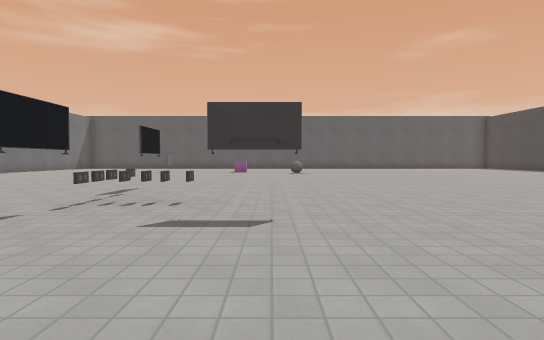
view 1 (above)

21 first-person views from a walk through a 3-D level made in the Godot game engine. The camera is 1.2 m above the floor, tilts 2° down and sees 80° across. Doors that lead somewhere are drawn open, without their leaves. The floor is counted in squares, 2 m on a side. Each view is taken from the middle of a square. On the plan, view 1 faces up. The plan holds only what a view shows up to about 10 squares ahead; the rest is blank. Some surface patterns are stand-ins.

view 2
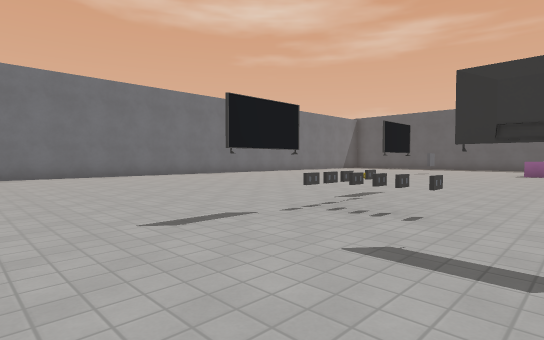

view 3
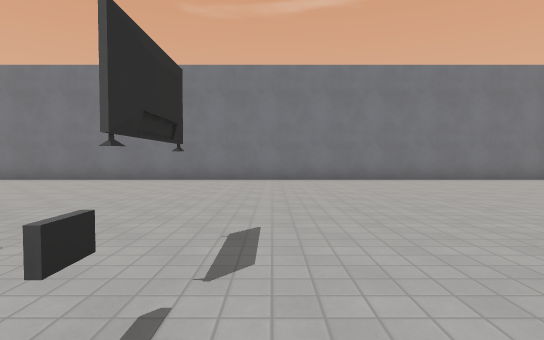

view 4
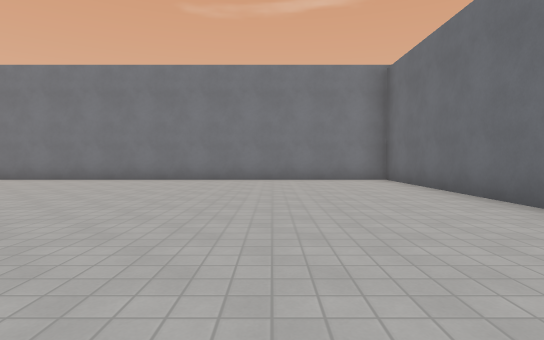

view 5
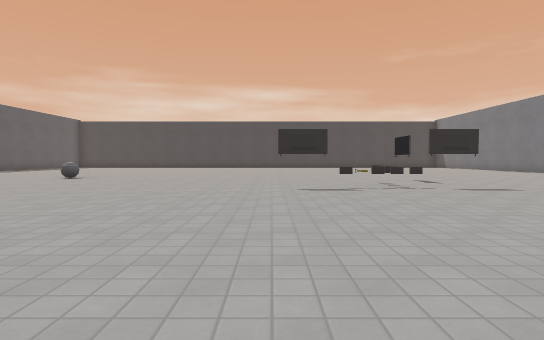

view 6
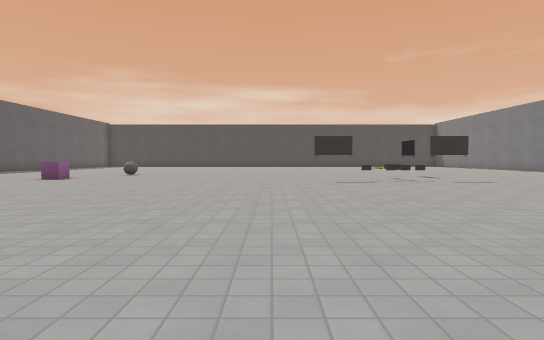

view 7
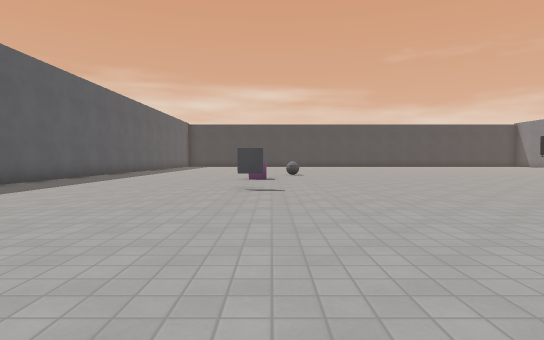

view 8
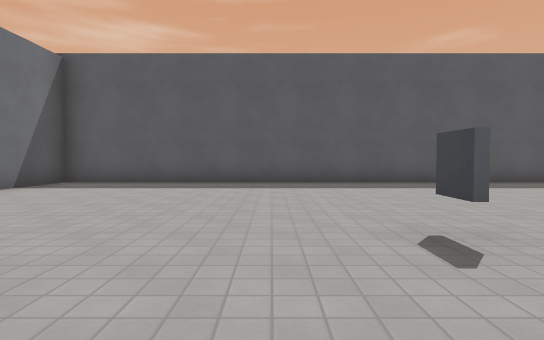

view 9
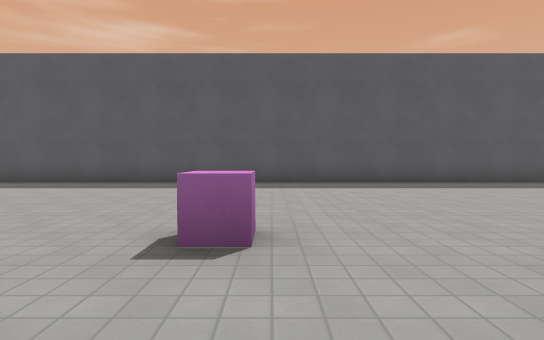

view 10
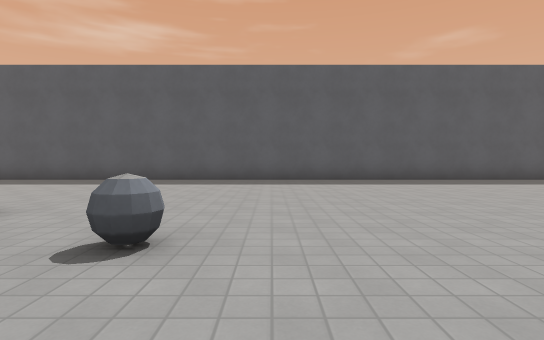

view 11
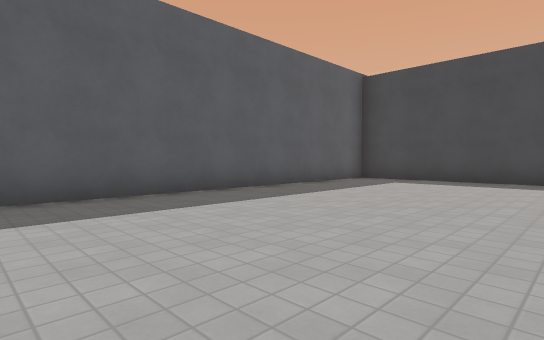

view 12
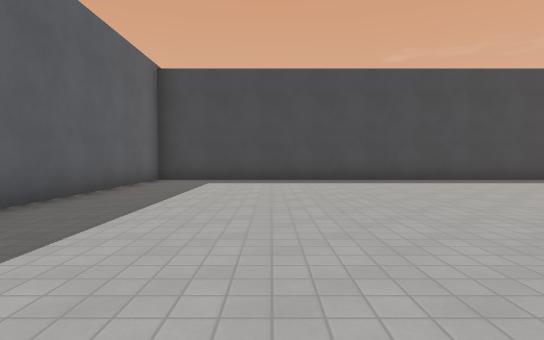

view 13
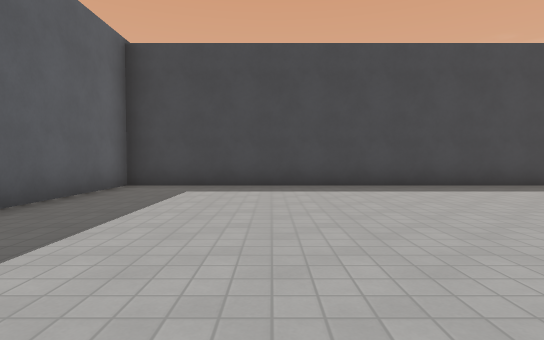

view 14
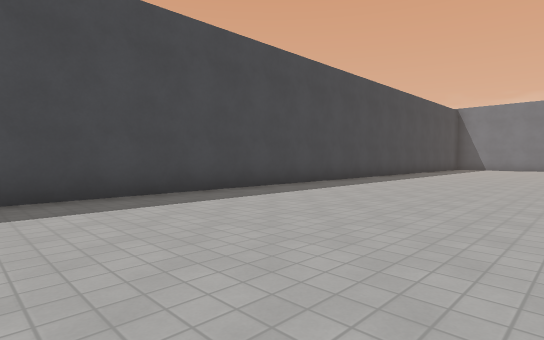

view 15
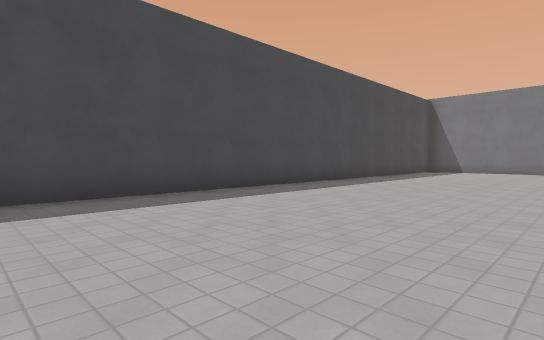

view 16
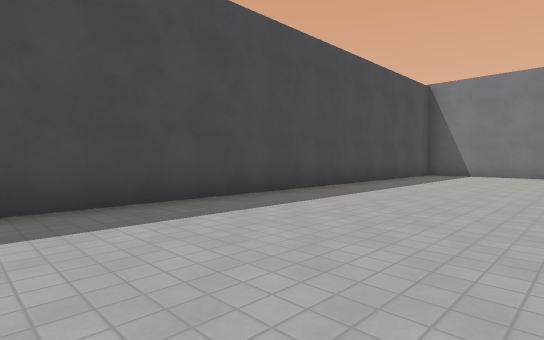

view 17
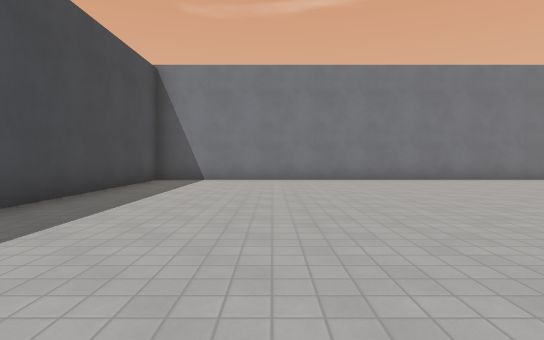

view 18
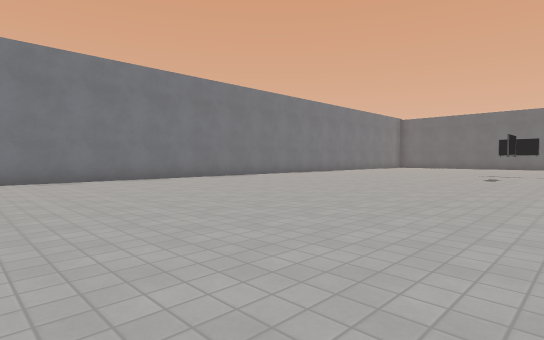

view 19
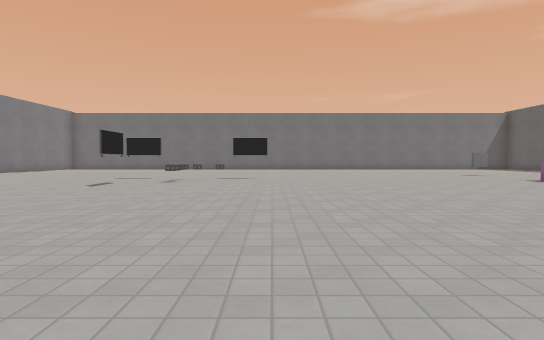

view 20
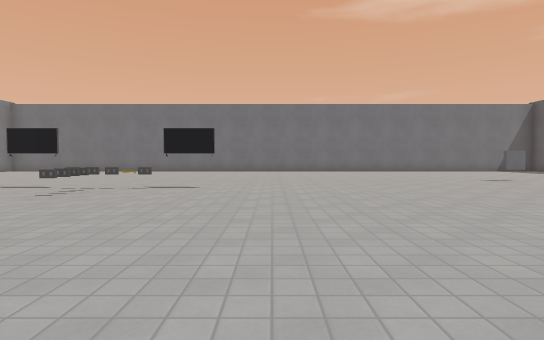

view 21
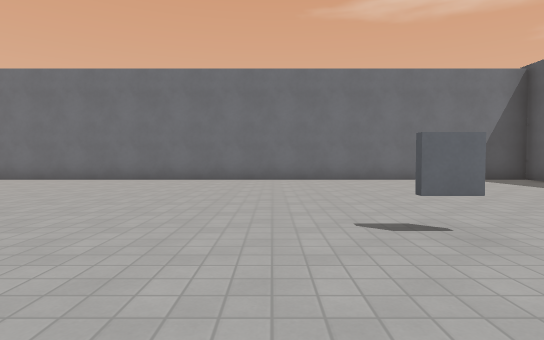

### Floor plan
Points are (right, up) in squares from view 1. A wall is a line through its corners. A room is listed if a view was taken in it or the views show most of it. See-through windows are left out.
Room 1 (views 1, 2, 3, 4, 5, 6, 7, 8, 9, 10, 11, 12, 13, 14, 15, 16, 17, 18, 19, 20, 21)
walls: (-4.6, 14.1) (-4.6, 14.8); (-4.5, 14.8) (-4.5, 14.1); (13.2, -4.2) (13.2, 20.2) (-11.3, 20.2) (-11.3, -4.2) (13.2, -4.2)
low walls: (-1.6, 4.3) (-2.1, 4.3); (-2.4, 4.6) (-2.4, 3.9) (-2.4, 4.6)
ways out: open door at (-2.5, 7.5)
objects: TV (-2, 3); other object (-2, 5); TV (-2, 6); TV (0, 3)

Where each view was taken, in squares from view 1:
view 1: 0 up, 0 right, facing up
view 2: 1 up, 0 right, facing up-left
view 3: 5 up, 3 left, facing down
view 4: 5 up, 8 left, facing down
view 5: 7 up, 9 left, facing right
view 6: 8 up, 11 left, facing right
view 7: 14 up, 11 left, facing right
view 8: 12 up, 6 left, facing up
view 9: 12 up, 1 left, facing up
view 10: 11 up, 2 right, facing up
view 11: 15 up, 4 right, facing up-right
view 12: 17 up, 4 right, facing right
view 13: 17 up, 6 right, facing right
view 14: 15 up, 8 right, facing down-right
view 15: 11 up, 8 right, facing down-right
view 16: 8 up, 9 right, facing down-right
view 17: 5 up, 10 right, facing down
view 18: 5 up, 10 right, facing down-left
view 19: 7 up, 7 right, facing left
view 20: 8 up, 4 right, facing left
view 21: 13 up, 2 left, facing left
